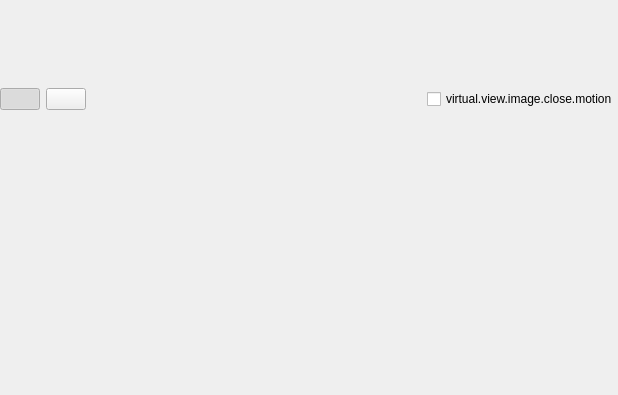
<?xml version="1.0" encoding="UTF-8"?>
<ui version="4.0">
 <class>PLSMotionImageListView</class>
 <widget class="QFrame" name="PLSMotionImageListView">
  <property name="geometry">
   <rect>
    <x>0</x>
    <y>0</y>
    <width>618</width>
    <height>395</height>
   </rect>
  </property>
  <property name="cursor">
   <cursorShape>ArrowCursor</cursorShape>
  </property>
  <property name="windowTitle">
   <string>Frame</string>
  </property>
  <property name="styleSheet">
   <string notr="true"/>
  </property>
  <property name="frameShadow">
   <enum>QFrame::Plain</enum>
  </property>
  <layout class="QGridLayout" name="gridLayout_2">
   <property name="leftMargin">
    <number>0</number>
   </property>
   <property name="topMargin">
    <number>0</number>
   </property>
   <property name="rightMargin">
    <number>0</number>
   </property>
   <property name="bottomMargin">
    <number>0</number>
   </property>
   <property name="spacing">
    <number>0</number>
   </property>
   <item row="0" column="0">
    <widget class="QScrollArea" name="topScrollArea">
     <property name="cursor" stdset="0">
      <cursorShape>ArrowCursor</cursorShape>
     </property>
     <property name="autoFillBackground">
      <bool>true</bool>
     </property>
     <property name="frameShape">
      <enum>QFrame::NoFrame</enum>
     </property>
     <property name="frameShadow">
      <enum>QFrame::Plain</enum>
     </property>
     <property name="widgetResizable">
      <bool>true</bool>
     </property>
     <property name="alignment">
      <set>Qt::AlignLeading|Qt::AlignLeft|Qt::AlignVCenter</set>
     </property>
     <widget class="QWidget" name="scrollAreaWidgetContents">
      <property name="geometry">
       <rect>
        <x>0</x>
        <y>0</y>
        <width>618</width>
        <height>198</height>
       </rect>
      </property>
      <layout class="QHBoxLayout" name="horizontalLayout_scrollarea">
       <property name="leftMargin">
        <number>0</number>
       </property>
       <property name="topMargin">
        <number>0</number>
       </property>
       <property name="rightMargin">
        <number>0</number>
       </property>
       <property name="bottomMargin">
        <number>0</number>
       </property>
       <item>
        <widget class="QPushButton" name="btn_recent">
         <property name="cursor">
          <cursorShape>ArrowCursor</cursorShape>
         </property>
         <property name="text">
          <string/>
         </property>
         <property name="checkable">
          <bool>true</bool>
         </property>
         <property name="checked">
          <bool>true</bool>
         </property>
         <property name="autoExclusive">
          <bool>true</bool>
         </property>
        </widget>
       </item>
       <item>
        <widget class="QPushButton" name="btn_my">
         <property name="cursor">
          <cursorShape>ArrowCursor</cursorShape>
         </property>
         <property name="text">
          <string/>
         </property>
         <property name="checkable">
          <bool>true</bool>
         </property>
         <property name="autoExclusive">
          <bool>true</bool>
         </property>
        </widget>
       </item>
       <item>
        <spacer name="horizontalSpacer">
         <property name="orientation">
          <enum>Qt::Horizontal</enum>
         </property>
         <property name="sizeHint" stdset="0">
          <size>
           <width>239</width>
           <height>17</height>
          </size>
         </property>
        </spacer>
       </item>
       <item>
        <widget class="PLSCheckBox" name="checkBoxMotionOff">
         <property name="cursor">
          <cursorShape>ArrowCursor</cursorShape>
         </property>
         <property name="text">
          <string>virtual.view.image.close.motion</string>
         </property>
        </widget>
       </item>
      </layout>
     </widget>
    </widget>
   </item>
   <item row="1" column="0">
    <widget class="QStackedWidget" name="stackedWidget">
     <property name="lineWidth">
      <number>0</number>
     </property>
     <property name="currentIndex">
      <number>1</number>
     </property>
     <widget class="QWidget" name="page">
      <layout class="QHBoxLayout" name="horizontalLayout">
       <property name="spacing">
        <number>0</number>
       </property>
       <property name="leftMargin">
        <number>0</number>
       </property>
       <property name="topMargin">
        <number>0</number>
       </property>
       <property name="rightMargin">
        <number>0</number>
       </property>
       <property name="bottomMargin">
        <number>0</number>
       </property>
       <item>
        <widget class="PLSRecentListView" name="recentView">
         <property name="frameShape">
          <enum>QFrame::NoFrame</enum>
         </property>
         <property name="frameShadow">
          <enum>QFrame::Raised</enum>
         </property>
         <property name="lineWidth">
          <number>0</number>
         </property>
        </widget>
       </item>
      </layout>
     </widget>
     <widget class="QWidget" name="page_4">
      <layout class="QHBoxLayout" name="horizontalLayout_4">
       <property name="spacing">
        <number>0</number>
       </property>
       <property name="leftMargin">
        <number>0</number>
       </property>
       <property name="topMargin">
        <number>0</number>
       </property>
       <property name="rightMargin">
        <number>0</number>
       </property>
       <property name="bottomMargin">
        <number>0</number>
       </property>
       <item>
        <widget class="PLSMyMotionListView" name="myView">
         <property name="frameShape">
          <enum>QFrame::NoFrame</enum>
         </property>
         <property name="frameShadow">
          <enum>QFrame::Raised</enum>
         </property>
         <property name="lineWidth">
          <number>0</number>
         </property>
        </widget>
       </item>
      </layout>
     </widget>
    </widget>
   </item>
  </layout>
 </widget>
 <customwidgets>
  <customwidget>
   <class>PLSCheckBox</class>
   <extends>QCheckBox</extends>
   <header>PLSCheckBox.h</header>
  </customwidget>
  <customwidget>
   <class>PLSRecentListView</class>
   <extends>QFrame</extends>
   <header>PLSRecentListView.h</header>
   <container>1</container>
  </customwidget>
  <customwidget>
   <class>PLSMyMotionListView</class>
   <extends>QFrame</extends>
   <header>PLSMyMotionListView.h</header>
   <container>1</container>
  </customwidget>
 </customwidgets>
 <resources/>
 <connections/>
</ui>
